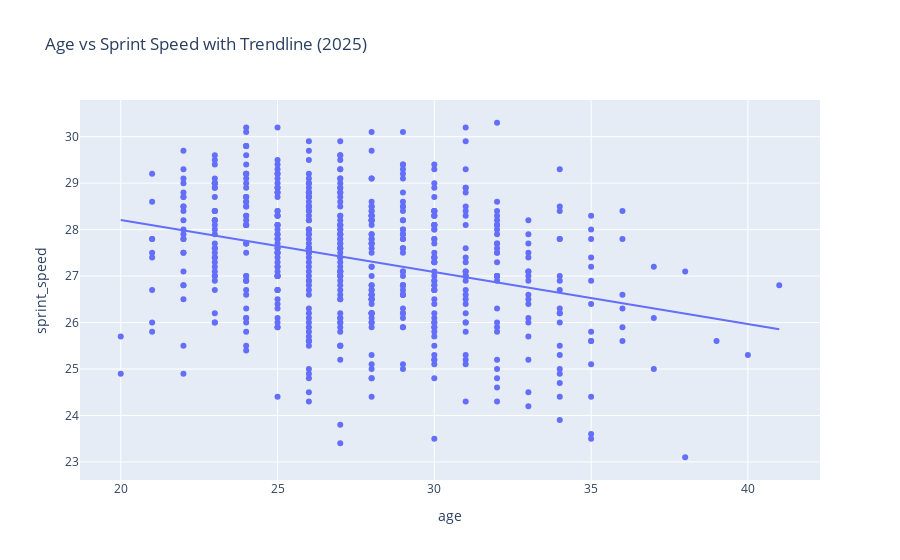

Notebook source saved alongside this figure:
### Code cell
fig = px.scatter(
    df25,
    x="age",
    y="sprint_speed",
    trendline="ols",
    hover_data=["last_name, first_name", "team"],
    title="Age vs Sprint Speed with Trendline (2025)"
)

fig.show()

### Figure 1 — Plotly figure (JSON) as saved in the notebook; plotly's stock layout.template omitted (floating-point values rounded to 4 significant figures; data arrays with more than 128 entries replaced by an {"elided": "..."} marker saying what was removed)
{"data": [{"customdata": {"elided": "579x2 str values"}, "hovertemplate": "age=%{x}<br>sprint_speed=%{y}<br>last_name, first_name=%{customdata[0]}<br>team=%{customdata[1]}<extra></extra>", "legendgroup": "", "marker": {"color": "#636efa", "symbol": "circle"}, "mode": "markers", "name": "", "orientation": "v", "showlegend": false, "type": "scatter", "x": {"elided": "579 int values"}, "xaxis": "x", "y": {"elided": "579 float values"}, "yaxis": "y"}, {"hovertemplate": "<b>OLS trendline</b><br>sprint_speed = -0.112011 * age + 30.4485<br>R<sup>2</sup>=0.092951<br><br>age=%{x}<br>sprint_speed=%{y} <b>(trend)</b><extra></extra>", "legendgroup": "", "marker": {"color": "#636efa", "symbol": "circle"}, "mode": "lines", "name": "", "showlegend": false, "type": "scatter", "x": {"elided": "579 int values"}, "xaxis": "x", "y": {"elided": "579 float values"}, "yaxis": "y"}], "layout": {"legend": {"tracegroupgap": 0}, "title": {"text": "Age vs Sprint Speed with Trendline (2025)"}, "xaxis": {"anchor": "y", "domain": [0, 1], "title": {"text": "age"}}, "yaxis": {"anchor": "x", "domain": [0, 1], "title": {"text": "sprint_speed"}}}}
